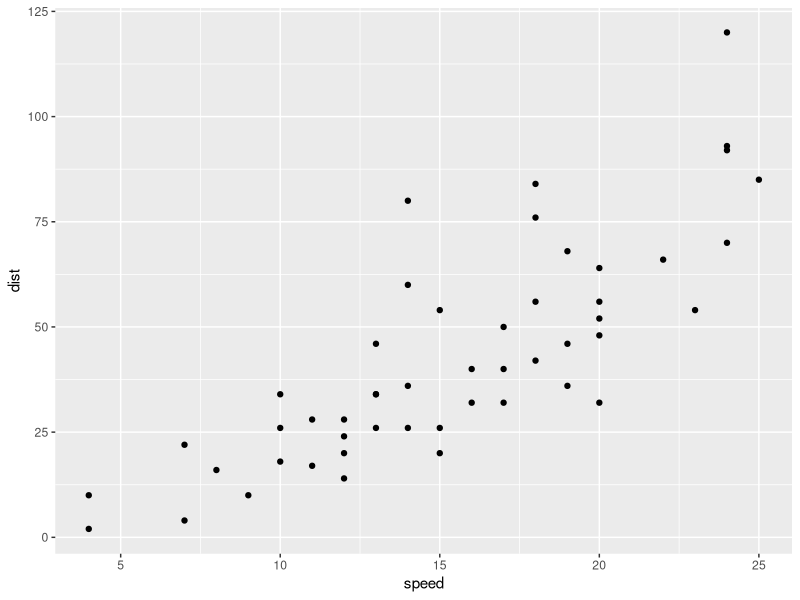
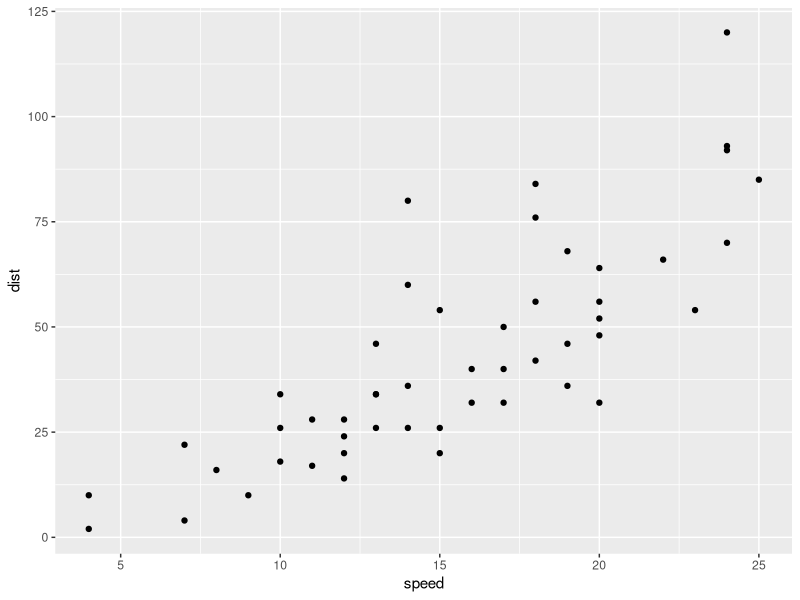
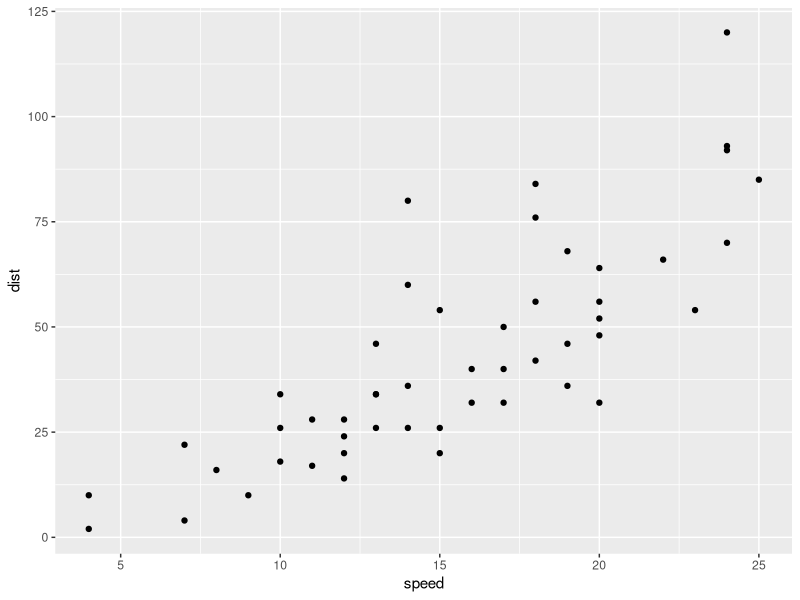
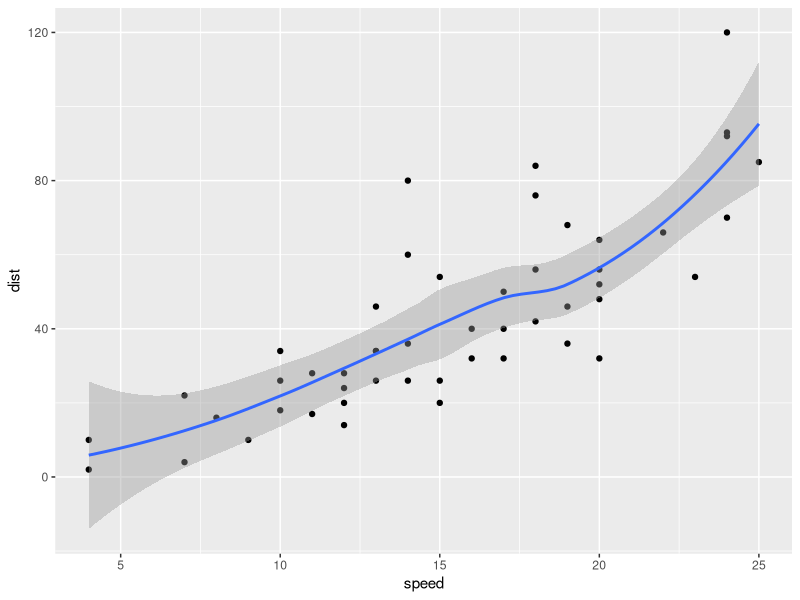
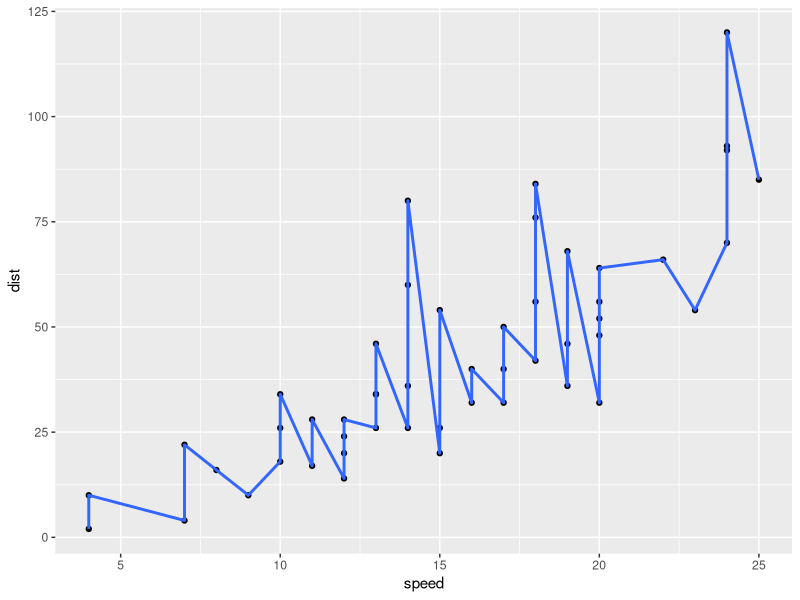
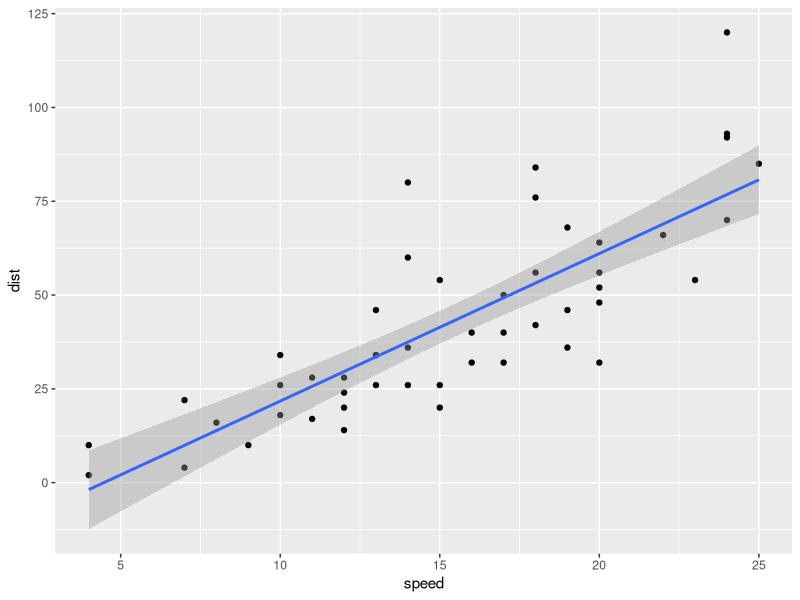
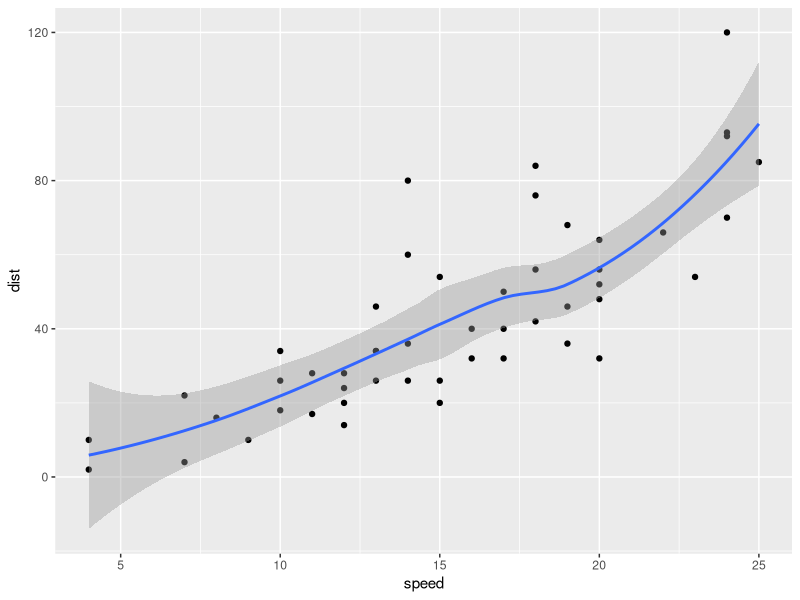
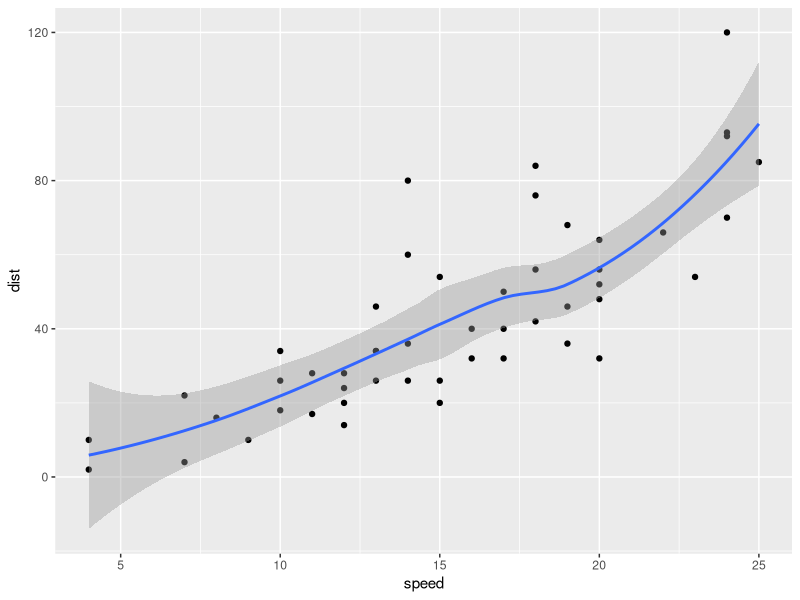

The R script that drew these images, in order: (Note: this script raises an error after producing the figures.)
# ggplot2
library(ggplot2)
library(ggfortify)

# Questions answered:
# 1. what is the underlying structure to making plots using ggplot?
# 1.1 How is ggplot different from base graphics? What are the pros and cons?
# Cons: - You need to type in more text compared to base graphics to create 
#       even  simple plots.
#       - Since it has its own grammer and because there are more facilities, 
#         it takes more time to learn.
# Pros: - Looks great. Nice soothing colours, great grid lines, customised themes etc.
#       - When your graph becomes more complex, it is much easier to acheive
#         complex graphics compared to based graphics, especially becasue of the
#         ability to create muliple layers, faceting etc. 

# 2. How to make different types of plots with ggplot?
# 3. How to add and modify the various elements of a plot in ggplot?


############################
library(ggplot2)

# 1. Basic plot
# Plot a scatterplot from cars data
# Draw a line of best-fit using 3 differnt functions. add smoothing conf-intervals layer.

ggplot(data=cars, aes(x=speed, y=dist)) + geom_point()

# (or)

gg <- ggplot(data=cars, aes(x=speed, y=dist))
gg + geom_point()

# (or)

gg <- ggplot(data=cars, aes(x=speed, y=dist)) + geom_point()
print(gg)

# 1.1 Add a smoothing line
ggplot(data=cars, aes(x=speed, y=dist)) + geom_point() + geom_smooth()  # default method is 'auto'
ggplot(data=cars, aes(x=speed, y=dist)) + geom_point() + geom_smooth(stat ="identity") # connecting lines
ggplot(data=cars, aes(x=speed, y=dist)) + geom_point() + geom_smooth(method="lm") # method can take: 'lm', 'loess', 'gam'

ggplot(data=cars, aes(x=speed, y=dist)) + geom_point() + stat_smooth()  # alternate method

# 1.2 Save a plot
# Method 1:
ggsave(file="c:/Users/XUZ48472/Desktop/myplot.png")  # saves plot show in plotting panel.
ggsave(a, file="c:/Users/XUZ48472/Desktop/myplot.png")  # Default: will save in same height/widht proportion as seen in plot window. 
# Also, ggsave can adjust height,  width, dpi etc

# Method 2:
png("c:/Users/XUZ48472/Desktop/myplot.png")
print(a)
dev.off()



# 2. Plot Elements -------------------------------------------------------------
# Assign title, x-axis and y-axis labels, x-axis and y-axis text

# Method 1: Assign each with dedicated command
ggplot(data=cars, aes(x=speed, y=dist)) + geom_point() + geom_smooth() + ggtitle("Cars")
ggplot(data=cars, aes(x=speed, y=dist)) + geom_point() + geom_smooth() + xlab("Car: speed")
ggplot(data=cars, aes(x=speed, y=dist)) + geom_point() + geom_smooth() + ylab("Car: dist")
ggplot(data=cars, aes(x=speed, y=dist)) + geom_point() + geom_smooth() + ggtitle("Cars") + xlab("Car: speed") + ylab("Car: dist")

# Method 2: Assign all with one command
gg <- ggplot(data=cars, aes(x=speed, y=dist, size=dist)) + geom_point() + geom_smooth() + labs(title="Cars", x="Car:Speed", y="Car:dist")
print(gg)

# 3. Plot styling --------------------------------------------------------------
# Adjust title's font size, point size, color and shape. (using theme())
# 3.1. Title, X and Y axis labels
gg + theme(plot.title=element_text(size=30, lineheight=1),
           axis.title.x=element_text(size=20, lineheight=1),
           axis.title.y=element_text(size=20, lineheight=1))

# --- Explain element_blank, element_line, element_rect and element_text

# 3.2: Point size and shape
# Method 1: Assigning static shape and size
gg1 <- ggplot(data=cars, aes(x=speed, y=dist)) + labs(title="Cars") + theme(plot.title=element_text(size=20))
gg1 + geom_point(shape=2, size=7)

# See below link for point shapes:
# http://rstatistics.net/essentials-of-making-plots-and-graphs/#2_Adding_title_subtitle_axis_labels_and_shape_of_point_character


# Method 2: Dynamic shape based on a value or another variable.
data("diamonds")
gg_dia <- ggplot(data=diamonds, aes(x=carat, y=price)) + labs(title="Diamonds")
gg_dia + geom_point(aes(color=cut, shape=cut)) + theme(plot.title=element_text(size=20))

# 3.3. Other Axis Attributes: Axis.line, axis.text,  

# 3.4. Panel Background
gg1 + geom_point() + theme_bw()


# 4. Legend

# 4.1. Legend position, background, Key, Text, Title. See ?theme examples

# 4.2. Change legend title.




# 4. Limit range of x and y axis.
# limit an axis to a range (using g + ylim(c(0,60)) or g+scale_x_continuous(limits=c(0,35)) 
# or g+coord_cartesian(xlim=c(0,35)). The former removes all data points outside the range and second adjusts the visible area.)


# 5. Adding custom X and Y axis labels. 
# How to add custom labels in X and Y axis? 
#   ggplot(nmmaps, aes(date, temp))+
#   geom_point(color="grey")+
#   labs(x="Month", y="Temp")+
#   scale_y_continuous(label=function(x){return(paste("My value is", x, "degrees"))})

# 6. Legend
# How to turn off legend? Ans: g+theme(legend.title=element_blank())
# Adjust legend, size, color. Ans: g+theme(legend.title = element_text(colour="chocolate", size=16, face="bold"))
# Change title of legend. Ans: scale_color_discrete(name="This color is\ncalled chocolate!?")
# Change position of legend


# 7. Panel background, Grid lines and Margin
# How to change color of panel background? Ans: theme(panel.background = element_rect(fill = 'grey75'))
# How to change the major and minor gridlines? Ans: theme(panel.background = element_rect(fill = 'grey75'), panel.grid.major = element_line(colour = "orange", size=2),
#                                                   panel.grid.minor = element_line(colour = "blue"))
# 
# How to change a plot's margin? Ans: theme(plot.background=element_rect(fill="darkseagreen"), plot.margin = unit(c(1, 6, 1, 6), "cm")) #top, right, bottom, left

# 8. Add Themes
# Adjust theme. Ans: ggthemes()

# 9. Layout Multiple plots
# Show how to use facets wrap feature. 
#  - How to arrange the number of rows and columns. Ans: + facet_wrap(row~columns, nrow=3, ncol=2)
#  - Allow scales to roam free. Ans: + facet_wrap(row~columns, nrow=3, ncol=2, scales="free")
# How to show unrelated charts in one frame? 
#   Ans: 
#   library(gridExtra)
#   myplot1<-ggplot(nmmaps, aes(date, temp))+geom_point(color="firebrick")
#   myplot2<-ggplot(nmmaps, aes(temp, o3))+geom_point(color="olivedrab")
#   grid.arrange(myplot1, myplot2, ncol=2)


# 10. Annotation


# 11. Time series
# How to draw a simple time series.



# 12. Show how autoplot works?


# Grid lines

# Plot types
# - Boxplot
# - violin plot
# - jitter
# - ribbon
